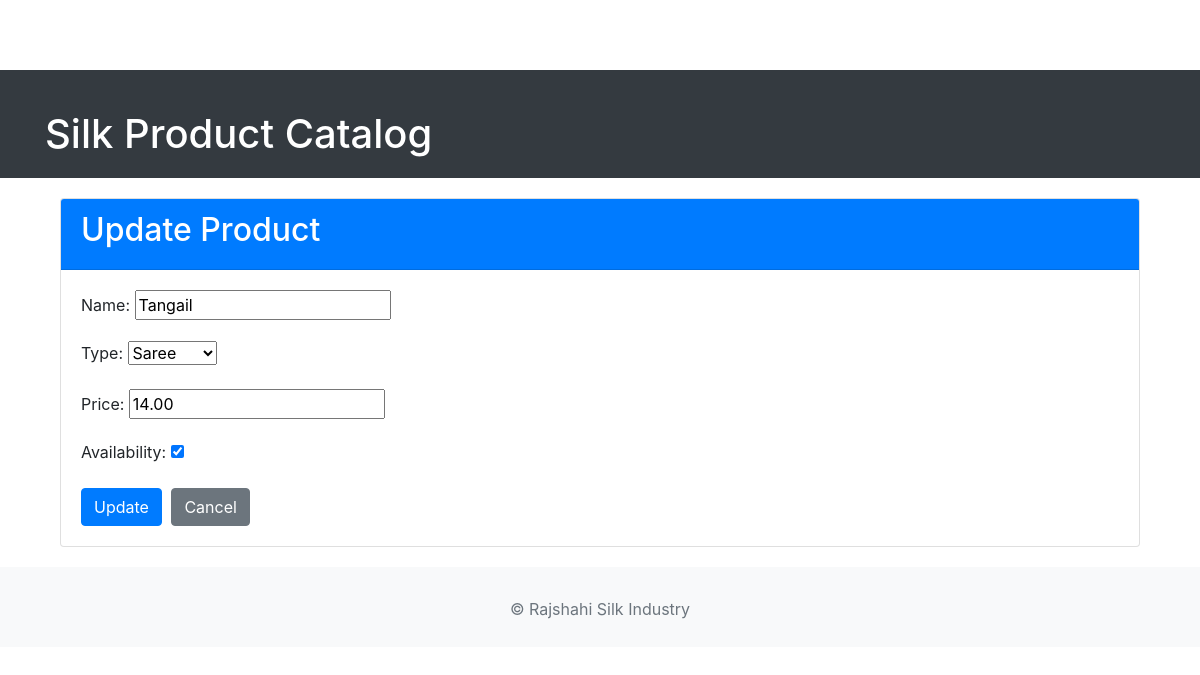
Screenshot of /update/6/ with the database file from the repository.
### silk_products/models.py (models this page shows, shortened)
class SilkProduct(models.Model):
    PRODUCT_TYPES = [
        ('saree', 'Saree'),
        ('fabric', 'Fabric'),
        ('scarf', 'Scarf'),
    ]
    name = models.CharField(max_length=200, unique=True)
    type = models.CharField(max_length=50, choices=PRODUCT_TYPES)
    price = models.DecimalField(max_digits=10, decimal_places=2)
    availability = models.BooleanField(default=True)
    created_at = models.DateTimeField(auto_now_add=True)
    updated_at = models.DateTimeField(auto_now=True)
    class Meta:
        ordering = ['-created_at']

### silk_products/views.py (the view)
# urls.py: path('update/<int:pk>/', views.product_update, name='product_update'),
def product_update(request, pk):
    product = get_object_or_404(SilkProduct, pk=pk)
    if request.method == 'POST':
        form = SilkProductForm(request.POST, instance=product)
        if form.is_valid():
            form.save()
            messages.success(request, 'Product updated successfully!')
            return redirect('product_list')
    else:
        form = SilkProductForm(instance=product)
    return render(request, 'silk_products/product_form.html', {'form': form, 'action': 'Update'})

### silk_products/forms.py
class SilkProductForm(forms.ModelForm):
    class Meta:
        model = SilkProduct
        fields = ['name', 'type', 'price', 'availability']

### templates/silk_products/product_form.html (shortened to what this page needs)
{% extends 'base.html' %}
{% block content %}
<div class="container">
    <div class="card">
        <div class="card-header bg-primary text-white">
            <h2>{{ action }} Product</h2>
        </div>
        <div class="card-body">
            <form method="post">
                {{ form.as_p }}
                <button type="submit" class="btn btn-primary">{{ action }}</button>
                <a href="{% url 'product_list' %}" class="btn btn-secondary">Cancel</a>
            </form>
        </div>
    </div>
</div>
{% endblock %}

### templates/base.html (style rules this page uses)
body { padding-top: 70px; }
.container { margin-top: 20px; }
.btn { margin-right: 5px; }

### rows the page displays
SilkProduct: name "Tangail", type "Saree", price "14.00", availability "☑"

### other values shown
{{ action }} "Update"
